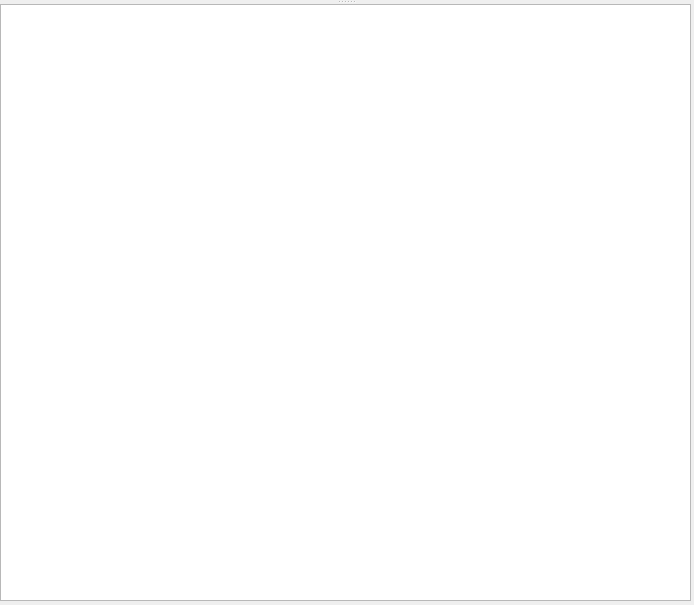
<?xml version="1.0" encoding="UTF-8"?>
<ui version="4.0">
 <class>HyperTraceView</class>
 <widget class="QWidget" name="HyperTraceView">
  <property name="geometry">
   <rect>
    <x>0</x>
    <y>0</y>
    <width>694</width>
    <height>605</height>
   </rect>
  </property>
  <property name="windowTitle">
   <string>Form</string>
  </property>
  <property name="autoFillBackground">
   <bool>true</bool>
  </property>
  <property name="styleSheet">
   <string notr="true"/>
  </property>
  <widget class="QSplitter" name="mainSplitter">
   <property name="geometry">
    <rect>
     <x>0</x>
     <y>0</y>
     <width>691</width>
     <height>601</height>
    </rect>
   </property>
   <property name="sizePolicy">
    <sizepolicy hsizetype="Ignored" vsizetype="Ignored">
     <horstretch>0</horstretch>
     <verstretch>0</verstretch>
    </sizepolicy>
   </property>
   <property name="orientation">
    <enum>Qt::Vertical</enum>
   </property>
   <property name="childrenCollapsible">
    <bool>false</bool>
   </property>
   <widget class="QSplitter" name="listSplitter">
    <property name="sizePolicy">
     <sizepolicy hsizetype="Expanding" vsizetype="Expanding">
      <horstretch>0</horstretch>
      <verstretch>0</verstretch>
     </sizepolicy>
    </property>
    <property name="orientation">
     <enum>Qt::Horizontal</enum>
    </property>
    <property name="handleWidth">
     <number>2</number>
    </property>
    <property name="childrenCollapsible">
     <bool>false</bool>
    </property>
   </widget>
   <widget class="QTextEdit" name="symbolLogEdit">
    <property name="sizePolicy">
     <sizepolicy hsizetype="Ignored" vsizetype="Ignored">
     <horstretch>0</horstretch>
     <verstretch>0</verstretch>
     </sizepolicy>
    </property>
   </widget>
  </widget>
 </widget>
 <resources/>
 <connections/>
</ui>
